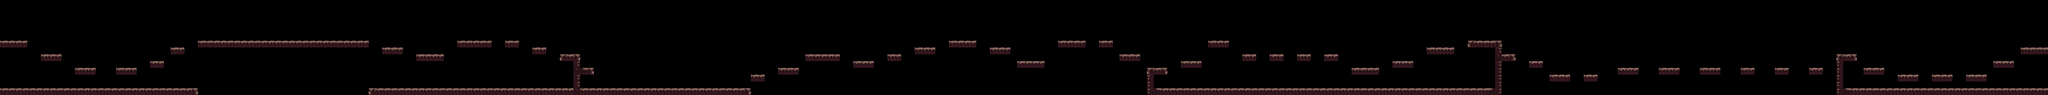

A level layout from a 2D game, rendered from its tile map. Below: a short description, then the map file with tile-grid data replaced by summaries:
An orthogonal 300x14 tile map with 16x16 px tiles, 1 tile layer (ground) and 64 objects.

<map version="1.4" tiledversion="1.4.2" orientation="orthogonal" renderorder="right-down" width="300" height="14" tilewidth="16" tileheight="16" infinite="0" nextlayerid="3" nextobjectid="71">
 <tileset firstgid="1" name="tileset" tilewidth="16" tileheight="16" tilecount="36" columns="9">
  <image source="../../../graphics/tileset.png" width="144" height="64" />
 </tileset>
 <layer id="1" name="ground" width="300" height="14">
  <data>[4200 cells, 364 non-empty, 8 distinct tile ids]</data>
 </layer>
 <objectgroup color="#5555ff" id="2" name="solid" visible="0">
  <object id="5" x="0" y="96" width="64" height="16" />
  <object id="6" x="96" y="127.818" width="47.8182" height="16" />
  <object id="9" x="176" y="160" width="48.1818" height="16" />
  <object id="10" x="272" y="159.818" width="48" height="16" />
  <object id="11" x="352" y="143.818" width="31.8182" height="16" />
  <object id="12" x="400" y="112" width="31.8182" height="15.8182" />
  <object id="13" x="464" y="96" width="399.818" height="16" />
  <object id="14" x="896.182" y="112" width="47.6364" height="16" />
  <object id="15" x="976" y="128" width="63.8182" height="16" />
  <object id="16" x="1072" y="96" width="80.1818" height="15.8182" />
  <object id="17" x="1184" y="96" width="31.8182" height="15.8182" />
  <object id="18" x="1248.18" y="112" width="32" height="15.8182" />
  <object id="19" x="1312.18" y="128" width="47.8182" height="16" />
  <object id="20" x="1344" y="144" width="16" height="63.6364" />
  <object id="21" x="1360" y="160" width="31.8182" height="16.1818" />
  <object id="22" x="1760.18" y="175.818" width="32" height="16" />
  <object id="23" x="1824" y="159.818" width="48.1818" height="16" />
  <object id="24" x="1887.82" y="127.818" width="64.3636" height="16.3636" />
  <object id="25" x="2000" y="143.818" width="48" height="16" />
  <object id="26" x="2080" y="127.818" width="31.8182" height="16" />
  <object id="27" x="2144" y="111.636" width="48" height="16.3636" />
  <object id="28" x="2224.18" y="96" width="63.6364" height="15.8182" />
  <object id="29" x="2320" y="111.818" width="48.1818" height="16" />
  <object id="30" x="2384" y="143.818" width="64.1818" height="16" />
  <object id="31" x="2480" y="95.8182" width="64" height="16" />
  <object id="32" x="2575.82" y="96" width="32.1818" height="15.8182" />
  <object id="33" x="2624" y="127.818" width="47.8182" height="16.1818" />
  <object id="34" x="2688" y="159.818" height="0.181818" />
  <object id="35" x="2688" y="159.818" width="16.1818" height="48" />
  <object id="36" x="2704.36" y="159.818" width="31.6364" height="16" />
  <object id="37" x="2768" y="144.182" width="48" height="15.8182" />
  <object id="38" x="2832" y="96" width="48" height="15.8182" />
  <object id="39" x="2912" y="127.818" width="32" height="16.1818" />
  <object id="40" x="2976" y="127.818" width="32.1818" height="16" />
  <object id="41" x="3040" y="127.818" width="32.1818" height="16" />
  <object id="42" x="3104" y="127.818" width="31.8182" height="16.1818" />
  <object id="43" x="3167.82" y="160" width="64" height="15.8182" />
  <object id="44" x="3264" y="143.818" width="47.8182" height="16" />
  <object id="45" x="3343.82" y="111.818" width="64" height="16" />
  <object id="46" x="3439.82" y="95.8182" width="80.1818" height="16" />
  <object id="47" x="3504" y="111.636" width="16.1818" height="96.5455" />
  <object id="48" x="3520.36" y="127.818" width="31.6364" height="16" />
  <object id="49" x="3583.82" y="143.818" width="32.1818" height="16" />
  <object id="50" x="3632" y="175.636" width="48.1818" height="16.3636" />
  <object id="51" x="3712" y="175.636" width="32" height="16.3636" />
  <object id="52" x="3792" y="160" width="48" height="15.8182" />
  <object id="53" x="3888" y="160" width="48" height="15.8182" />
  <object id="54" x="3984" y="159.818" width="48.1818" height="16.1818" />
  <object id="55" x="4079.82" y="159.818" width="32.3636" height="16.1818" />
  <object id="56" x="4159.82" y="159.818" width="32.1818" height="16" />
  <object id="57" x="4240" y="160" width="32.1818" height="16" />
  <object id="58" x="4304" y="128" width="47.8182" height="15.8182" />
  <object id="59" x="4304.18" y="143.818" width="15.8182" height="64" />
  <object id="60" x="4368" y="159.818" width="48" height="16.1818" />
  <object id="61" x="4448.18" y="175.818" width="0.181818" height="0.181818" />
  <object id="62" x="4447.82" y="175.818" width="48.3636" height="16.1818" />
  <object id="63" x="4527.64" y="175.818" width="48.1818" height="16" />
  <object id="64" x="4608" y="175.818" width="48" height="16" />
  <object id="65" x="4672" y="143.818" width="47.8182" height="16.1818" />
  <object id="66" x="4736" y="111.818" width="63.6364" height="16.1818" />
  <object id="67" x="4303.82" y="208" width="496" height="15.8182" />
  <object id="68" x="2687.64" y="208.182" width="832.364" height="15.6364" />
  <object id="69" x="863.818" y="207.818" width="896" height="16.1818" />
  <object id="70" x="-1.77636e-14" y="207.818" width="464.182" height="16.1818" />
 </objectgroup>
</map>
